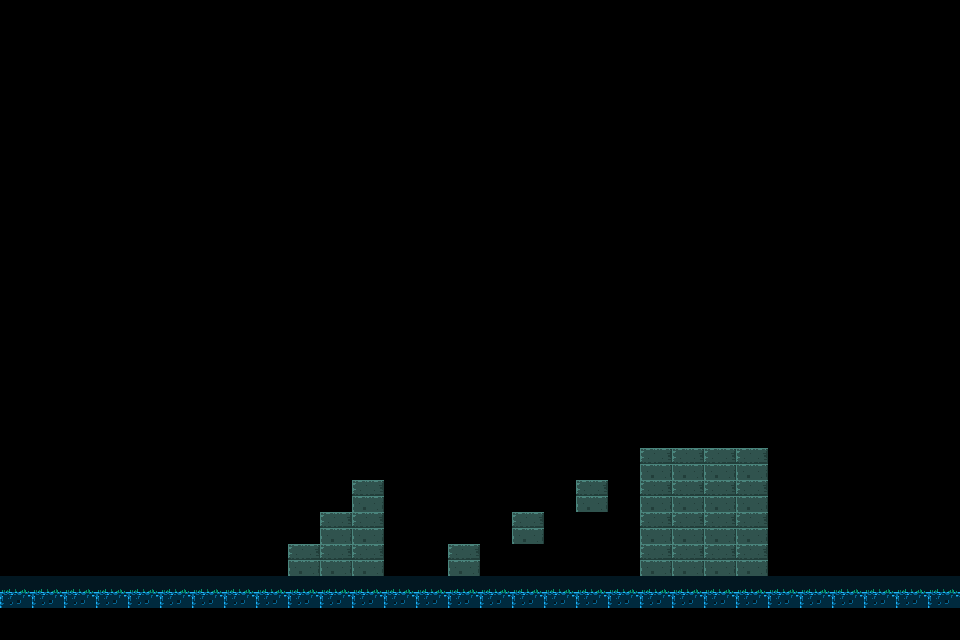

A level layout from a 2D game, rendered from its tile map. Below: a short description, then the map file with its tile-grid data intact:
An orthogonal 30x20 tile map with 32x32 px tiles, 1 tile layer (Ground).

<map version="1.10" tiledversion="1.10.2" orientation="orthogonal" renderorder="right-down" width="30" height="20" tilewidth="32" tileheight="32" infinite="0" nextlayerid="4" nextobjectid="1">
 <tileset firstgid="1" source="tiles.tsx" />
 <layer id="1" name="Ground" width="30" height="20">
  <data encoding="csv">
0,0,0,0,0,0,0,0,0,0,0,0,0,0,0,0,0,0,0,0,0,0,0,0,0,0,0,0,0,0,
0,0,0,0,0,0,0,0,0,0,0,0,0,0,0,0,0,0,0,0,0,0,0,0,0,0,0,0,0,0,
0,0,0,0,0,0,0,0,0,0,0,0,0,0,0,0,0,0,0,0,0,0,0,0,0,0,0,0,0,0,
0,0,0,0,0,0,0,0,0,0,0,0,0,0,0,0,0,0,0,0,0,0,0,0,0,0,0,0,0,0,
0,0,0,0,0,0,0,0,0,0,0,0,0,0,0,0,0,0,0,0,0,0,0,0,0,0,0,0,0,0,
0,0,0,0,0,0,0,0,0,0,0,0,0,0,0,0,0,0,0,0,0,0,0,0,0,0,0,0,0,0,
0,0,0,0,0,0,0,0,0,0,0,0,0,0,0,0,0,0,0,0,0,0,0,0,0,0,0,0,0,0,
0,0,0,0,0,0,0,0,0,0,0,0,0,0,0,0,0,0,0,0,0,0,0,0,0,0,0,0,0,0,
0,0,0,0,0,0,0,0,0,0,0,0,0,0,0,0,0,0,0,0,0,0,0,0,0,0,0,0,0,0,
0,0,0,0,0,0,0,0,0,0,0,0,0,0,0,0,0,0,0,0,0,0,0,0,0,0,0,0,0,0,
0,0,0,0,0,0,0,0,0,0,0,0,0,0,0,0,0,0,0,0,0,0,0,0,0,0,0,0,0,0,
0,0,0,0,0,0,0,0,0,0,0,0,0,0,0,0,0,0,0,0,0,0,0,0,0,0,0,0,0,0,
0,0,0,0,0,0,0,0,0,0,0,0,0,0,0,0,0,0,0,0,0,0,0,0,0,0,0,0,0,0,
0,0,0,0,0,0,0,0,0,0,0,0,0,0,0,0,0,0,0,0,0,0,0,0,0,0,0,0,0,0,
0,0,0,0,0,0,0,0,0,0,0,0,0,0,0,0,0,0,0,0,4,4,4,4,0,0,0,0,0,0,
0,0,0,0,0,0,0,0,0,0,0,4,0,0,0,0,0,0,4,0,4,4,4,4,0,0,0,0,0,0,
0,0,0,0,0,0,0,0,0,0,4,4,0,0,0,0,4,0,0,0,4,4,4,4,0,0,0,0,0,0,
0,0,0,0,0,0,0,0,0,4,4,4,0,0,4,0,0,0,0,0,4,4,4,4,0,0,0,0,0,0,
5,5,5,5,5,5,5,5,5,5,5,5,5,5,5,5,5,5,5,5,5,5,5,5,5,5,5,5,5,5,
0,0,0,0,0,0,0,0,0,0,0,0,0,0,0,0,0,0,0,0,0,0,0,0,0,0,0,0,0,0
</data>
 </layer>
</map>
